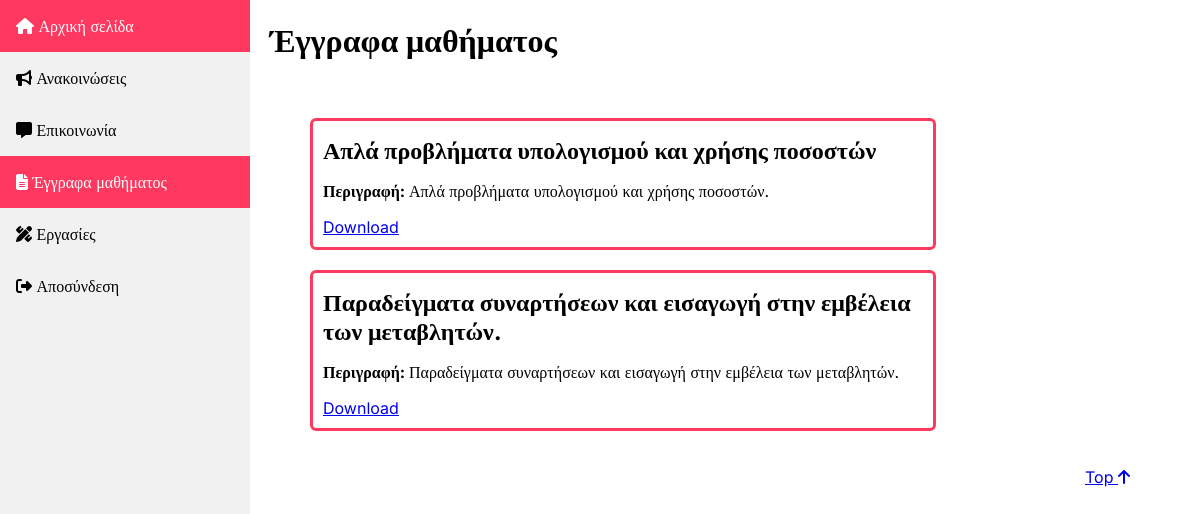
The app's page /public/documents.php (signed in), older data.
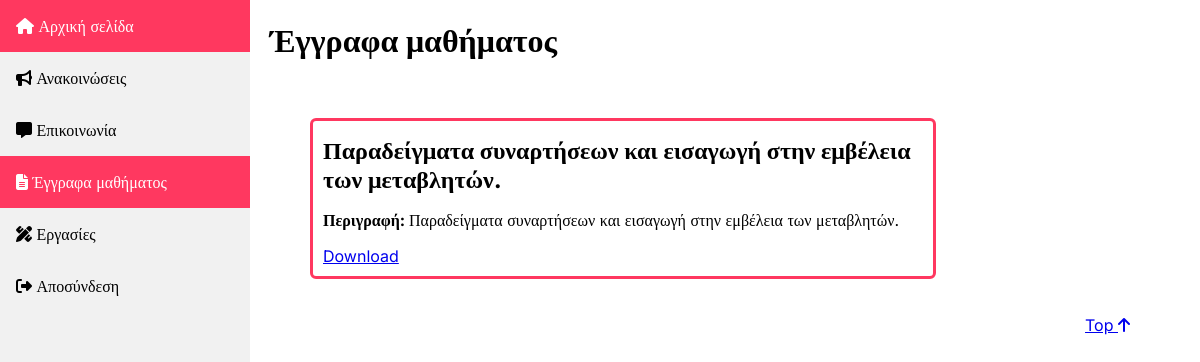
The same page, newer data.
### tables this page shows
CREATE TABLE `documents` (
  `id` int(11) NOT NULL,
  `title` varchar(200) NOT NULL,
  `description` mediumtext NOT NULL,
  `file_name` varchar(255) NOT NULL
);

### public/documents.php (the view, shortened to what this page needs)
<!DOCTYPE html>
<html lang="el">
    <head>
        <link rel="stylesheet" type="text/css" media="screen"
            href="../css/style.css" />
        <link href="../assets/fontawesome/css/fontawesome.css" rel="stylesheet">
        <link href="../assets/fontawesome/css/brands.css" rel="stylesheet">
        <link href="../assets/fontawesome/css/solid.css" rel="stylesheet">
    </head>
    <body>
        <div class="sidebar">
            <a href="./introduction.php">
                <i class="fas fa-home"></i> Αρχική σελίδα
            </a>
            <a href="./announcement.php">
                <i class="fas fa-bullhorn"></i> Ανακοινώσεις
            </a>
            <a href="./communication.php">
                <i class="fas fa-comment-alt"></i> Επικοινωνία
            </a>
            <a class="active" href="#">
                <i class="fas fa-file-alt"></i> Έγγραφα μαθήματος
            </a>
            <a href="./homework.php">
                <i class="fas fa-pencil-ruler"></i> Εργασίες
            </a>
            <a href="../src/logout.php">
                <i class="fa-solid fa-right-from-bracket"></i> Αποσύνδεση
            </a>
        </div>
        <main>
            <h1>Έγγραφα μαθήματος</h1>
            <ul>
                <?php
                    $db = require "../src/connectToDataBase.php";
                    $sql = "SELECT id, title, description, file_name
                            FROM documents;";
                    $query = $db->query($sql);
                    if($_SESSION['role'] === 'tutor'){
                        echo '
                            <li class="list-box doc-box">
                                <h2>
                                    <a href="./addDocument.php">
                                        Προσθήκη νέου εγγράφου
                                    </a>
                                </h2>
                            </li>
                        ';
                        while ($row = mysqli_fetch_row($query)){
                            echo '
                                <li class="list-box doc-box">
                                <h2>
                                    '.$row[1].'
                                    <a href="../src/deleteDocument.php?id='.$row[0].'"><i title="Delete document"
                                    class="fa-solid fa-trash-can"></i></a>
                                    <a href="./editDocument.php?subject=
                                        '.str_replace(' ', '&nbsp;', $row[2]).'&text='.$row[3].'&id='.$row[0].'">
                                        <i class="fa-solid fa-pen-to-square" title="Edit document"></i>
                                    </a>
                                </h2>
                                <p>
                                    <span class="bold-text">
                                        Περιγραφή:
                                    </span> '.$row[2].'
                                </p>
                                <p>
                                    <a href="'.$row[3].'">Download</a>
                                </p>
                            </li>';
                        }
                    } else {
                        while ($row = mysqli_fetch_row($query)){
                            echo '
                                <li class="list-box doc-box">
                                    <h2>
                                        '.$row[1].'
                                    </h2>
                                    <p>
                                        <span class="bold-text">
                                            Περιγραφή:
                                        </span> '.$row[2].'
                                    </p>
                                    <p>
                                        <a href="'.$row[3].'">Download</a>
                                    </p>
                                </li>
                            ';
                        }
                    }
                ?>
            </ul>
            <div class="top-link">
                <a href="#top">
                    Top <i class="fa-solid fa-arrow-up"></i>
                </a>
            </div>
        </main>
    </body>
</html>

Row changes from the older to the newer data that the page shows:
removed documents: title "Απλά προβλήματα υπολογισμού και χρήσης ποσοστών", description "Απλά προβλήματα υπολογισμού και χρήσης ποσοστών."
